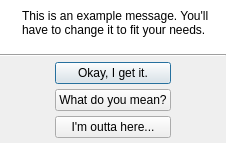
<?xml version="1.0" encoding="UTF-8"?>
<ui version="4.0">
 <class>QUMessageBox</class>
 <widget class="QDialog" name="QUMessageBox">
  <property name="windowModality">
   <enum>Qt::ApplicationModal</enum>
  </property>
  <property name="geometry">
   <rect>
    <x>0</x>
    <y>0</y>
    <width>226</width>
    <height>143</height>
   </rect>
  </property>
  <property name="windowTitle">
   <string>MessageBox</string>
  </property>
  <property name="modal">
   <bool>true</bool>
  </property>
  <layout class="QVBoxLayout">
   <property name="spacing">
    <number>0</number>
   </property>
   <property name="leftMargin">
    <number>0</number>
   </property>
   <property name="topMargin">
    <number>0</number>
   </property>
   <property name="rightMargin">
    <number>0</number>
   </property>
   <property name="bottomMargin">
    <number>0</number>
   </property>
   <item>
    <widget class="QFrame" name="frame">
     <property name="sizePolicy">
      <sizepolicy hsizetype="Preferred" vsizetype="Expanding">
       <horstretch>0</horstretch>
       <verstretch>0</verstretch>
      </sizepolicy>
     </property>
     <property name="palette">
      <palette>
       <active>
        <colorrole role="Base">
         <brush brushstyle="SolidPattern">
          <color alpha="255">
           <red>255</red>
           <green>255</green>
           <blue>255</blue>
          </color>
         </brush>
        </colorrole>
        <colorrole role="Window">
         <brush brushstyle="SolidPattern">
          <color alpha="255">
           <red>255</red>
           <green>255</green>
           <blue>255</blue>
          </color>
         </brush>
        </colorrole>
       </active>
       <inactive>
        <colorrole role="Base">
         <brush brushstyle="SolidPattern">
          <color alpha="255">
           <red>255</red>
           <green>255</green>
           <blue>255</blue>
          </color>
         </brush>
        </colorrole>
        <colorrole role="Window">
         <brush brushstyle="SolidPattern">
          <color alpha="255">
           <red>255</red>
           <green>255</green>
           <blue>255</blue>
          </color>
         </brush>
        </colorrole>
       </inactive>
       <disabled>
        <colorrole role="Base">
         <brush brushstyle="SolidPattern">
          <color alpha="255">
           <red>255</red>
           <green>255</green>
           <blue>255</blue>
          </color>
         </brush>
        </colorrole>
        <colorrole role="Window">
         <brush brushstyle="SolidPattern">
          <color alpha="255">
           <red>255</red>
           <green>255</green>
           <blue>255</blue>
          </color>
         </brush>
        </colorrole>
       </disabled>
      </palette>
     </property>
     <property name="autoFillBackground">
      <bool>true</bool>
     </property>
     <property name="frameShadow">
      <enum>QFrame::Raised</enum>
     </property>
     <layout class="QHBoxLayout">
      <item>
       <widget class="QLabel" name="icon">
        <property name="sizePolicy">
         <sizepolicy hsizetype="Fixed" vsizetype="Preferred">
          <horstretch>0</horstretch>
          <verstretch>0</verstretch>
         </sizepolicy>
        </property>
        <property name="text">
         <string/>
        </property>
        <property name="pixmap">
         <pixmap resource="../resources/UltraStar-Creator.qrc">:/icons/information.png</pixmap>
        </property>
        <property name="alignment">
         <set>Qt::AlignLeading|Qt::AlignLeft|Qt::AlignTop</set>
        </property>
       </widget>
      </item>
      <item>
       <widget class="QLabel" name="message">
        <property name="text">
         <string>This is an example message. You'll have to change it to fit your needs.</string>
        </property>
        <property name="alignment">
         <set>Qt::AlignLeading|Qt::AlignLeft|Qt::AlignTop</set>
        </property>
        <property name="wordWrap">
         <bool>true</bool>
        </property>
        <property name="openExternalLinks">
         <bool>true</bool>
        </property>
       </widget>
      </item>
     </layout>
    </widget>
   </item>
   <item>
    <widget class="Line" name="line">
     <property name="orientation">
      <enum>Qt::Horizontal</enum>
     </property>
    </widget>
   </item>
   <item>
    <layout class="QHBoxLayout">
     <property name="spacing">
      <number>5</number>
     </property>
     <property name="topMargin">
      <number>5</number>
     </property>
     <property name="bottomMargin">
      <number>5</number>
     </property>
     <item>
      <spacer>
       <property name="orientation">
        <enum>Qt::Horizontal</enum>
       </property>
       <property name="sizeHint" stdset="0">
        <size>
         <width>40</width>
         <height>20</height>
        </size>
       </property>
      </spacer>
     </item>
     <item>
      <layout class="QVBoxLayout" name="buttonLayout">
       <property name="spacing">
        <number>5</number>
       </property>
       <property name="topMargin">
        <number>0</number>
       </property>
       <property name="bottomMargin">
        <number>0</number>
       </property>
       <item>
        <widget class="QPushButton" name="one">
         <property name="text">
          <string>Okay, I get it.</string>
         </property>
         <property name="icon">
          <iconset resource="../resources/UltraStar-Creator.qrc">
           <normaloff>:/icons/accept.png</normaloff>:/icons/accept.png</iconset>
         </property>
        </widget>
       </item>
       <item>
        <widget class="QPushButton" name="two">
         <property name="text">
          <string>What do you mean?</string>
         </property>
         <property name="icon">
          <iconset resource="../resources/UltraStar-Creator.qrc">
           <normaloff>:/icons/help.png</normaloff>:/icons/help.png</iconset>
         </property>
        </widget>
       </item>
       <item>
        <widget class="QPushButton" name="three">
         <property name="text">
          <string>I'm outta here...</string>
         </property>
         <property name="icon">
          <iconset resource="../resources/UltraStar-Creator.qrc">
           <normaloff>:/icons/cancel.png</normaloff>:/icons/cancel.png</iconset>
         </property>
        </widget>
       </item>
      </layout>
     </item>
     <item>
      <spacer>
       <property name="orientation">
        <enum>Qt::Horizontal</enum>
       </property>
       <property name="sizeHint" stdset="0">
        <size>
         <width>40</width>
         <height>20</height>
        </size>
       </property>
      </spacer>
     </item>
    </layout>
   </item>
  </layout>
 </widget>
 <resources>
  <include location="../resources/UltraStar-Creator.qrc"/>
 </resources>
 <connections/>
</ui>
